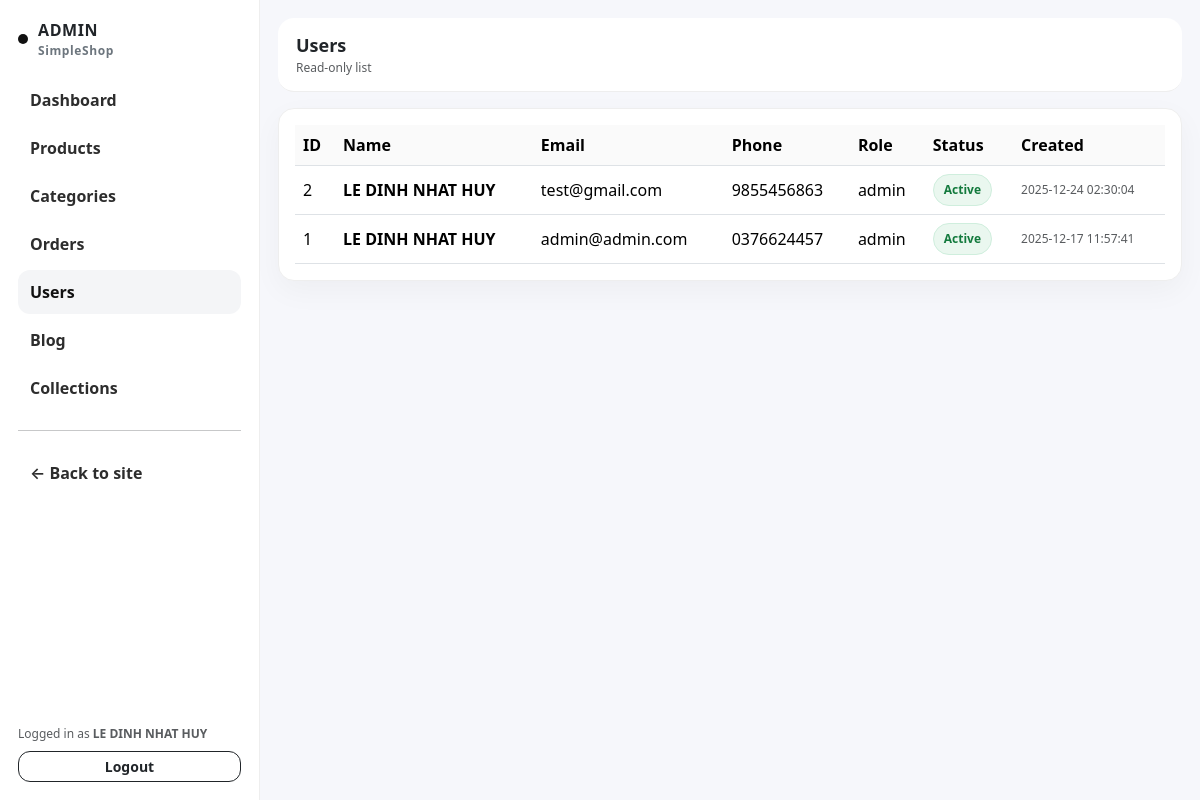
The page /admin/users.php (signed in) on the database its author committed.
### tables this page shows
CREATE TABLE `users` (
  `id` bigint(20) UNSIGNED NOT NULL,
  `full_name` varchar(120) NOT NULL,
  `email` varchar(120) NOT NULL,
  `phone` varchar(30) DEFAULT NULL,
  `password_hash` varchar(255) NOT NULL,
  `role` enum('admin','user') NOT NULL DEFAULT 'user',
  `status` tinyint(4) NOT NULL DEFAULT 1,
  `created_at` datetime DEFAULT current_timestamp(),
  `updated_at` datetime DEFAULT current_timestamp() ON UPDATE current_timestamp()
);

### core/db.php (called while the page is built, shortened)
<?php
function db(): PDO {
  static $pdo = null;
  if ($pdo) return $pdo;
  $dsn = "mysql:host=" . DB_HOST . ";dbname=" . DB_NAME . ";charset=utf8mb4";
  $pdo = new PDO($dsn, DB_USER, DB_PASS, [
    PDO::ATTR_ERRMODE => PDO::ERRMODE_EXCEPTION,
    PDO::ATTR_DEFAULT_FETCH_MODE => PDO::FETCH_ASSOC,
  ]);
  return $pdo;
}

### core/auth.php (called while the page is built, shortened)
<?php
require_once __DIR__ . '/db.php';
require_once __DIR__ . '/helpers.php';
function current_user(): ?array {
  $st = db()->prepare("SELECT id, full_name, email, role, status FROM users WHERE id=? LIMIT 1");
  $st->execute([$_SESSION['user_id']]);
  $u = $st->fetch();
  return $u ?: null;
}

### core/helpers.php (called while the page is built, shortened)
<?php
function e(string $s): string {
  return htmlspecialchars($s, ENT_QUOTES, 'UTF-8');
}

### admin/users.php (the view, shortened to what this page needs)
<?php
require_once __DIR__ . '/partials/header.php';
require_once __DIR__ . '/partials/sidebar.php';
$users = db()->query("
  SELECT id, full_name, email, phone, role, status, created_at
  FROM users
  ORDER BY id DESC
  LIMIT 300
")->fetchAll();
?>
<div class="admin-content">
  <div class="admin-topbar d-flex justify-content-between align-items-center">
    <div>
      <div style="font-weight:900;font-size:18px;">Users</div>
      <div class="text-muted" style="font-size:12px;">Read-only list</div>
    </div>
  </div>
  <div class="cardx mt-3 p-3">
    <div class="table-responsive">
      <table class="table table-hover align-middle mb-0">
        <thead><tr><th>ID</th><th>Name</th><th>Email</th><th>Phone</th><th>Role</th><th>Status</th><th>Created</th></tr></thead>
        <tbody>
          <?php foreach($users as $u): ?>
            <tr>
              <td><?= (int)$u['id'] ?></td>
              <td class="fw-semibold"><?= e($u['full_name']) ?></td>
              <td><?= e($u['email']) ?></td>
              <td><?= e($u['phone'] ?? '-') ?></td>
              <td><?= e($u['role']) ?></td>
              <td><?= ((int)$u['status']===1) ? '<span class="pill ok">Active</span>' : '<span class="pill no">Off</span>' ?></td>
              <td class="text-muted" style="font-size:12px;"><?= e($u['created_at']) ?></td>
            </tr>
          <?php endforeach; ?>
        </tbody>
      </table>
    </div>
  </div>
</div>
<?php require_once __DIR__ . '/partials/footer.php'; ?>

### admin/partials/sidebar.php
<?php
$path = parse_url($_SERVER['REQUEST_URI'], PHP_URL_PATH) ?: '';
function nav_active(string $needle, string $path): string {
  return (strpos($path, $needle) !== false) ? 'style="background:#f4f5f7;opacity:1;"' : '';
}
?>
<aside class="admin-sidebar">
  <div class="admin-brand">
    <span class="dot"></span>
    <div>
      <div>ADMIN</div>
      <div style="font-size:12px;color:#6c757d;font-weight:700;">SimpleShop</div>
    </div>
  </div>
  <nav class="admin-nav d-grid gap-1">
    <a <?= nav_active('/admin/index.php',$path) ?> href="/admin/index.php">Dashboard</a>
    <a <?= nav_active('/admin/products',$path) ?> href="/admin/products.php">Products</a>
    <a <?= nav_active('/admin/categories',$path) ?> href="/admin/categories.php">Categories</a>
    <a <?= nav_active('/admin/orders',$path) ?> href="/admin/orders.php">Orders</a>
    <a <?= nav_active('/admin/users',$path) ?> href="/admin/users.php">Users</a>
    <a <?= nav_active('/admin/blog',$path) ?> href="/admin/blog.php">Blog</a>
    <a <?= nav_active('/admin/collections',$path) ?> href="/admin/collections.php">Collections</a>
    <hr class="my-3">
    <a href="/index.php">← Back to site</a>
  </nav>
  <div class="mt-auto pt-3" style="position:absolute;bottom:18px;left:18px;right:18px;">
    <div class="text-muted" style="font-size:12px;">
      Logged in as <b><?= e(($admin['full_name'] ?? 'Admin')) ?></b>
    </div>
    <a class="btn btn-outline-dark btn-sm w-100 mt-2 btn-ceo" href="/logout.php">Logout</a>
  </div>
</aside>

### assets/css/style.css (style rules this page uses)
* { box-sizing: border-box; }
body { background: radial-gradient(circle at 15% 10%, rgba(236,72,153,.12), transparent 40%), radial-gradient(circle at 85% 90%, rgba(139,92,246,.12), transparent 40%), linear-gradient(180deg, #ffffff, #fafafa); }

### admin/partials/header.php (style rules this page uses)
:root { --side:260px; }
body { background:#f6f7fb; }
.admin-sidebar { width:var(--side); background:#fff; border-right:1px solid #eee; position:sticky; top:0; height:100vh; padding:18px; }
.admin-brand { font-weight:900; letter-spacing:.6px; display:flex; align-items:center; gap:10px; margin-bottom:18px; }
.admin-brand .dot { width:10px; height:10px; border-radius:99px; background:#111; }
.admin-nav a { display:flex; align-items:center; gap:10px; padding:10px 12px; border-radius:12px; text-decoration:none; color:#111; font-weight:600; opacity:.88; }
.admin-topbar { background:#fff; border-bottom:1px solid #eee; padding:14px 18px; border-radius:16px; }
.admin-content { flex:1; padding:18px; }
.cardx { background:#fff; border:1px solid #eee; border-radius:16px; box-shadow:0 10px 30px rgba(0,0,0,.04); }
.table thead th { background:#fafafa; }
.pill { display:inline-block; padding:6px 10px; border-radius:999px; font-size:12px; font-weight:700; border:1px solid #eee; }
.pill.ok { background:#eaf7ef; border-color:#cfeedd; color:#137a3d; }
.btn-ceo { border-radius:12px; font-weight:700; }

### rows shown on the page
users: full_name "LE DINH NHAT HUY", id "1", email "admin@admin.com", phone "0376624457", role "admin", status "Active", created_at "2025-12-17 11:57:41"
users: id "2", full_name "LE DINH NHAT HUY", email "test@gmail.com", phone "9855456863", role "admin", status "Active", created_at "2025-12-24 02:30:04"
